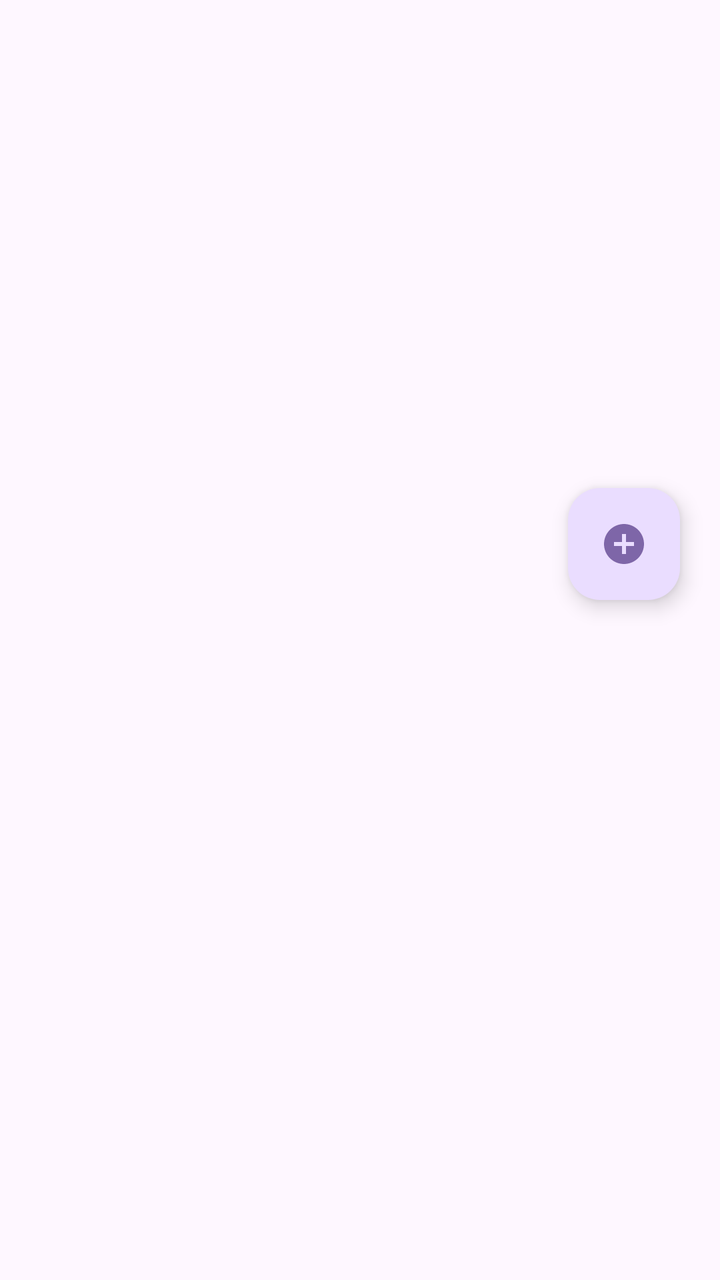
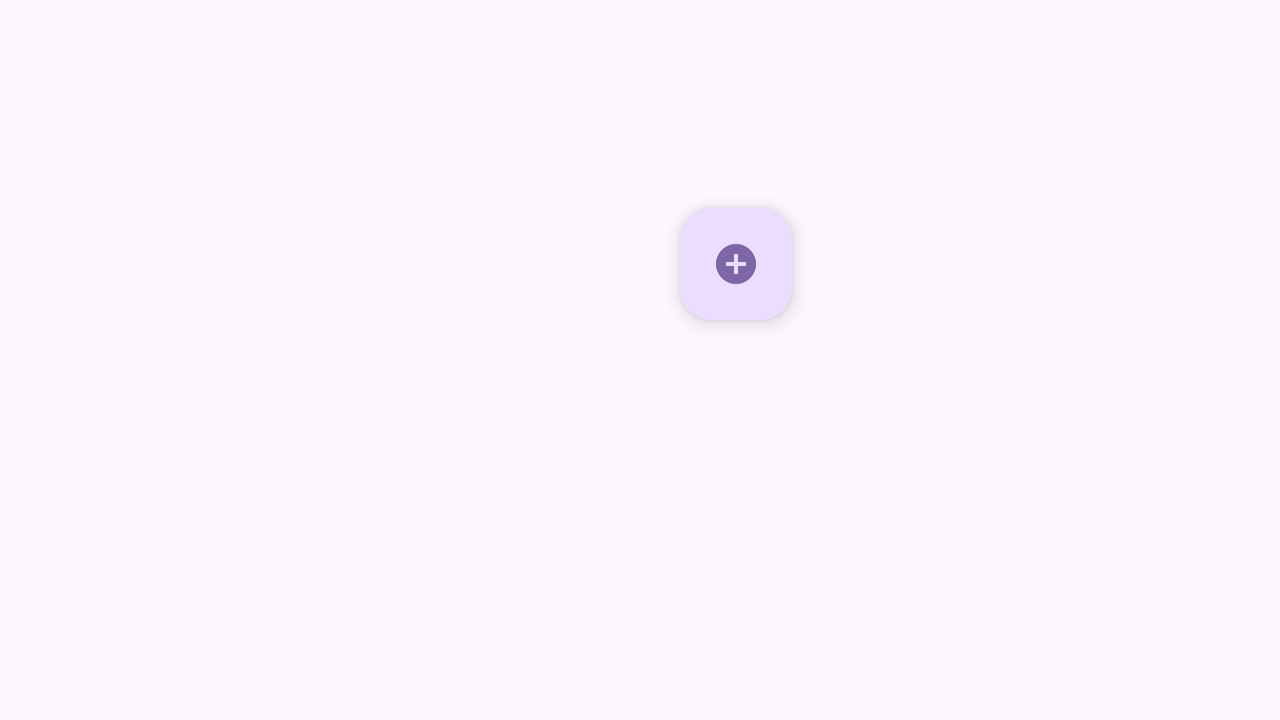

One screen, two layout resources from the same app: the default and the repository's alternative for another configuration. Each is rendered where Android would select it; the XML of both is given below.
<!-- AndroidManifest.xml: application theme Theme.ListShopingProgect -->
<!-- res/layout/activity_main.xml -->
<?xml version="1.0" encoding="utf-8"?>
<androidx.constraintlayout.widget.ConstraintLayout xmlns:android="http://schemas.android.com/apk/res/android"
    xmlns:app="http://schemas.android.com/apk/res-auto"
    xmlns:tools="http://schemas.android.com/tools"
    android:id="@+id/main"
    android:layout_width="match_parent"
    android:layout_height="match_parent"
    tools:context=".MainActivity">

    <androidx.recyclerview.widget.RecyclerView
        android:id="@+id/rv_shop_list"
        android:layout_width="match_parent"
        android:layout_height="wrap_content"
        app:layoutManager="androidx.recyclerview.widget.LinearLayoutManager"
        app:layout_constraintBottom_toBottomOf="parent"
        app:layout_constraintEnd_toEndOf="parent"
        app:layout_constraintStart_toStartOf="parent"
        app:layout_constraintTop_toTopOf="parent"
        tools:listitem="@layout/item_shop_enabled" />

    <com.google.android.material.floatingactionbutton.FloatingActionButton
        android:id="@+id/button_add_shop_item"
        android:layout_width="wrap_content"
        android:layout_height="wrap_content"
        app:layout_constraintBottom_toBottomOf="@+id/rv_shop_list"
        app:layout_constraintEnd_toEndOf="parent"
        android:layout_marginBottom="20dp"
        android:layout_marginEnd="20dp"
        android:src="@drawable/baseline_add_circle_24"
        android:clickable="true"
        android:focusable="true"
        />


</androidx.constraintlayout.widget.ConstraintLayout>
<!-- res/layout/item_shop_enabled.xml (included above) -->
<?xml version="1.0" encoding="utf-8"?>
<androidx.cardview.widget.CardView xmlns:android="http://schemas.android.com/apk/res/android"
    xmlns:app="http://schemas.android.com/apk/res-auto"

    android:layout_width="match_parent"
    android:layout_height="wrap_content"
    android:layout_marginHorizontal="2dp"
     app:cardCornerRadius="10dp"
    app:cardElevation="4dp"
    app:cardUseCompatPadding="true">

    <LinearLayout
        android:layout_width="match_parent"
        android:layout_height="wrap_content"
        android:background="@color/blue"
        android:orientation="horizontal">

        <TextView
            android:id="@+id/tv_name"
            android:layout_width="0dp"
            android:layout_height="wrap_content"
            android:layout_marginStart="15dp"
            android:layout_weight="1"
            android:text="Молоко"
            android:textColor="@color/white"
            android:textSize="45sp" />

        <TextView
            android:id="@+id/tv_count"
            android:layout_width="wrap_content"
            android:layout_height="wrap_content"
            android:layout_marginEnd="15dp"
            android:text="5"
            android:textColor="@color/white"
            android:textSize="45sp" />

    </LinearLayout>

</androidx.cardview.widget.CardView>
<!-- resources referenced by this layout -->
<resources>
  <color name="blue">#1E88E5</color>
  <color name="white">#FFFFFFFF</color>
  <!-- drawable baseline_add_circle_24 (drawable) -->
  <vector xmlns:android="http://schemas.android.com/apk/res/android" android:alpha="0.54" android:height="48dp" android:tint="#86E511" android:viewportHeight="24" android:viewportWidth="24" android:width="48dp">
        
      <path android:fillColor="@android:color/white" android:pathData="M12,2C6.48,2 2,6.48 2,12s4.48,10 10,10 10,-4.48 10,-10S17.52,2 12,2zM17,13h-4v4h-2v-4L7,13v-2h4L11,7h2v4h4v2z"/>
      
  </vector>
  <style name="Theme.ListShopingProgect" parent="Base.Theme.ListShopingProgect" />
  <style name="Base.Theme.ListShopingProgect" parent="Theme.Material3.DayNight.NoActionBar">
          
          
      </style>
</resources>
<!-- res/layout-land/activity_main.xml (the repository's variant of the layout above) -->
<!-- drawn on the phone turned sideways -->
<?xml version="1.0" encoding="utf-8"?>
<androidx.constraintlayout.widget.ConstraintLayout xmlns:android="http://schemas.android.com/apk/res/android"
    xmlns:app="http://schemas.android.com/apk/res-auto"
    xmlns:tools="http://schemas.android.com/tools"
    android:id="@+id/main"
    android:layout_width="match_parent"
    android:layout_height="match_parent"
    tools:context=".MainActivity">

    <androidx.recyclerview.widget.RecyclerView
        android:id="@+id/rv_shop_list"
        android:layout_width="0dp"
        android:layout_height="wrap_content"
        app:layoutManager="androidx.recyclerview.widget.LinearLayoutManager"
        app:layout_constraintBottom_toBottomOf="parent"
        app:layout_constraintEnd_toEndOf="@id/guideline_medium"
        app:layout_constraintStart_toStartOf="parent"
        app:layout_constraintTop_toTopOf="parent"
        tools:listitem="@layout/item_shop_enabled" />

    <com.google.android.material.floatingactionbutton.FloatingActionButton
        android:id="@+id/button_add_shop_item"
        android:layout_width="wrap_content"
        android:layout_height="wrap_content"
        android:layout_marginEnd="20dp"
        android:layout_marginBottom="20dp"
        android:clickable="true"
        android:focusable="true"
        android:src="@drawable/baseline_add_circle_24"
        app:layout_constraintBottom_toBottomOf="@+id/rv_shop_list"
        app:layout_constraintEnd_toEndOf="@id/guideline_medium" />

    <androidx.constraintlayout.widget.Guideline
        android:id="@+id/guideline_medium"
        android:layout_width="wrap_content"
        android:layout_height="wrap_content"
        android:orientation="vertical"
        app:layout_constraintEnd_toEndOf="parent"
        app:layout_constraintGuide_percent="0.65"
        app:layout_constraintStart_toStartOf="parent" />

    <androidx.fragment.app.FragmentContainerView
        android:id="@+id/fragment_container"
        android:layout_width="0dp"
        android:layout_height="match_parent"
        app:layout_constraintBottom_toBottomOf="parent"
        app:layout_constraintEnd_toEndOf="parent"
        app:layout_constraintStart_toEndOf="@id/rv_shop_list"
        app:layout_constraintTop_toTopOf="parent" />

</androidx.constraintlayout.widget.ConstraintLayout>
